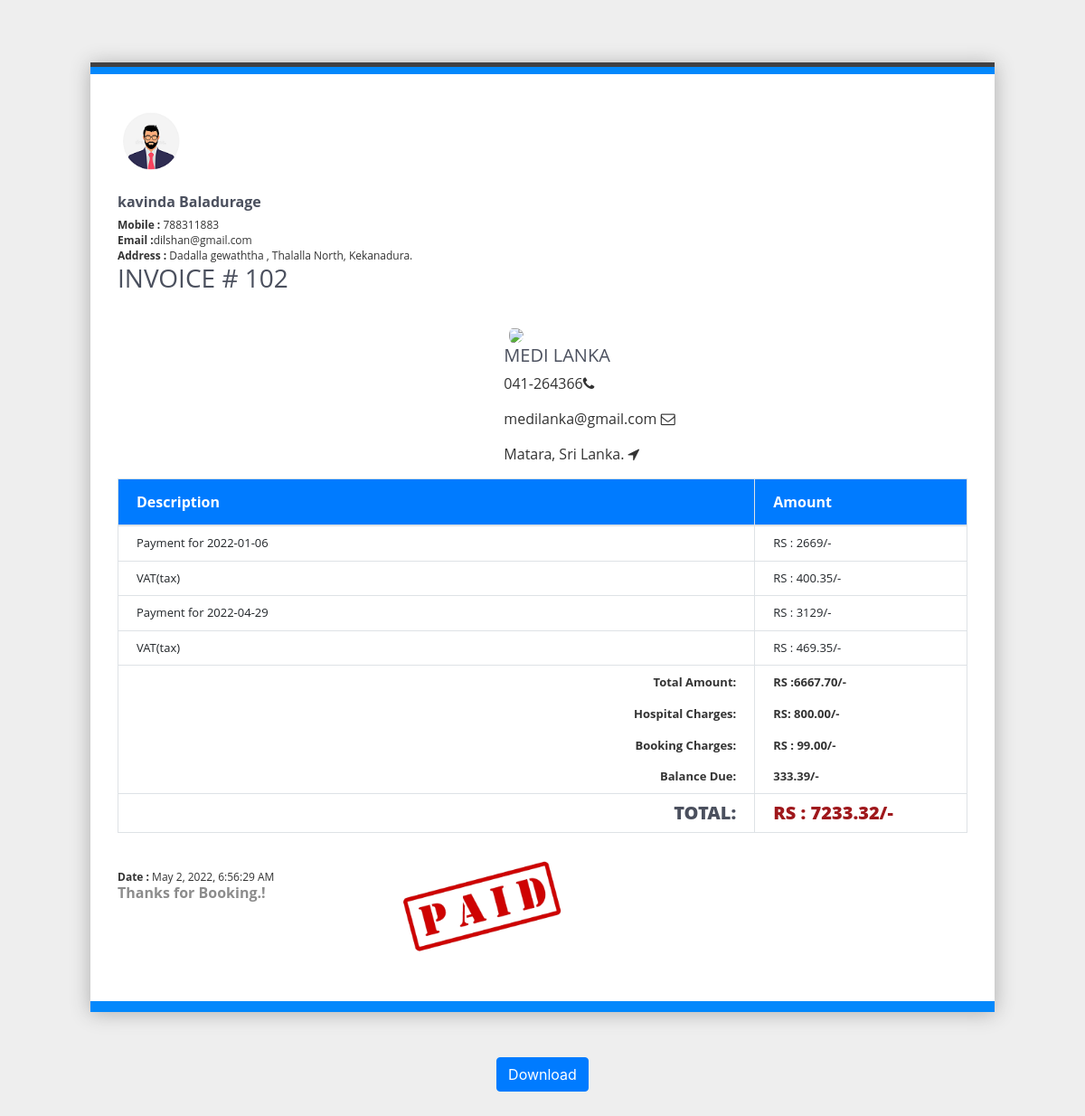
The app's page /patient/invoice.php (signed in) with its own data.
### tables this page shows
CREATE TABLE IF NOT EXISTS `patient` (
  `Id` int(11) NOT NULL AUTO_INCREMENT,
  `Uname` varchar(50) DEFAULT NULL,
  `Email` varchar(50) DEFAULT NULL,
  `Address` varchar(100) DEFAULT NULL,
  `Telephone` int(11) DEFAULT NULL,
  `Password` varchar(80) DEFAULT NULL,
  PRIMARY KEY (`Id`)
);

CREATE TABLE IF NOT EXISTS `payedpatients` (
  `id` int(11) DEFAULT NULL,
  `refNo` int(100) NOT NULL,
  `patientName` varchar(100) NOT NULL,
  `phone` int(10) NOT NULL,
  `nic` varchar(12) NOT NULL,
  `email` varchar(100) DEFAULT NULL,
  `amount` float DEFAULT NULL,
  `dateBooked` date DEFAULT NULL,
  `doctorName` varchar(50) DEFAULT NULL,
  `Uid` int(10) NOT NULL,
  PRIMARY KEY (`refNo`),
  UNIQUE KEY `refNo` (`refNo`),
  UNIQUE KEY `refNo_2` (`refNo`),
  UNIQUE KEY `refNo_3` (`refNo`)
);

### patient/invoice.php (the view, shortened to what this page needs)
<?php
include("db.php");
?>
<!DOCTYPE html>
<html>
<head>
	<link rel="stylesheet" href="css/bootstrap.min.css">
    <link rel="stylesheet" href="css/style2.css">
    <link rel="stylesheet" href="https://cdnjs.cloudflare.com/ajax/libs/font-awesome/4.7.0/css/font-awesome.min.css">
</head>
<body>
<section id="mysection">
<?php
            $sql="select * from patient WHERE id='".$_SESSION['uid']."' ";
            $result = mysqli_query($conn, $sql);
            $rows = mysqli_num_rows($result);
            if ($rows > 0) {
                while($row=mysqli_fetch_array($result)){
                    $name = $row['Uname'];
                    $address = $row['Address'];
                    $phone =$row['Telephone'];
                    $Email =$row['Email'];
                }
             }
 ?>
<div class="col-md-12">
 <div class="row">
        <div class="receipt-main col-xs-10 col-sm-10 col-md-10 col-xs-offset-1 col-sm-offset-1 col-md-offset-3" style="margin-left:auto;margin-right: auto;">
            <div class="row">
    			<div class="receipt-header">
					<div class="col-xs-6 col-sm-6 col-md-6">
						<div class="receipt-left">
							<img class="img-responsive" alt="iamgurdeeposahan" src="../img/avatar.png" style="width: 71px; border-radius: 43px;">
						</div>
					</div>
					<div class="receipt-header receipt-header-mid">
					<div class="col-xs-8 col-sm-8 col-md-12 text-left">
						<div class="receipt-right">
							<h5><?php echo $name; ?> </h5>
							<p><b>Mobile :</b> <?php echo $phone; ?></p>
							<p><b>Email :</b><?php echo $Email; ?></p>
							<p><b>Address :</b> <?php echo $address; ?></p>
						</div>
					</div>
					<div class="col-xs-4 col-sm-4 col-md-12">
						<div class="justify-content-end">
							<h3>INVOICE # 102</h3>
						</div>
					</div>
				</div>
				</div>
				<div class="col-xs-6 col-sm-6 col-md-8 d-flex justify-content-end">
						<div >
							<img src="img/Logo/logo1.png" style="width:80px">
							<h5>MEDI LANKA</h5>
							<p>041-264366<i class="fa fa-phone"></i></p>
							<p>medilanka@gmail.com <i class="fa fa-envelope-o"></i></p>
							<p>Matara, Sri Lanka. <i class="fa fa-location-arrow"></i></p>
						</div>
					</div>
            </div>
            <div>
                <table class="table table-bordered">
                    <thead class="bg-primary">
                        <tr>
                            <th>Description</th>
                            <th>Amount</th>
                        </tr>
                    </thead>
                    <tbody>
                    	<?php
                    		$sum=0.00;
                    		$hos=800;
                    		$book=99;
                    		$dis=0.05;
					        $uid=$_SESSION['uid'];
					        $sql="SELECT * FROM payedpatients WHERE Uid='$uid';";
					        $result = mysqli_query($conn,$sql);
					        $rows = mysqli_num_rows($result);
					        if($rows>0){
					        while ($row = mysqli_fetch_array($result)){
					        $doctorCharges =$row['amount'];
					        $date=$row['dateBooked']; ?>
                        <tr>
                            <td class="col-md-9">Payment for <?php echo $date; ?></td>
                            <td class="col-md-3">RS : <?php $sum=+$sum+$doctorCharges; echo  $doctorCharges; ?>/-</td>
                        </tr>
                        <tr>
                            <td class="col-md-9">VAT(tax)</td>
                            <td class="col-md-3">RS : <?php $sum=$sum+$doctorCharges*(15/100); echo $doctorCharges*(15/100); ?>/-</td>
                        </tr>
                        <?php
                        		}
                        	}
                        ?>
                        <tr>
                            <td class="text-right">
                            <p>
                                <strong>Total Amount: </strong>
                            </p>
                            <p>
                                <strong>Hospital Charges: </strong>
                            </p>
							<p>
                                <strong>Booking Charges: </strong>
                            </p>
							<p>
                                <strong>Balance Due: </strong>
                            </p>
							</td>
                            <td>
                            <p>
                                <strong>RS :<?php echo number_format((float)$sum, 2, '.', ''); ?>/-</strong>
                            </p>
                            <p>
                                <strong>RS: 800.00/-</strong>
                            </p>
							<p>
                                <strong>RS : 99.00/-</strong>
                            </p>
							<p>
                                <strong><?php $sub=$sum*$dis; echo number_format((float)$sub, 2, '.', ''); ?>/-</strong>
                            </p>
							</td>
                        </tr>
                        <tr>
                            <td class="text-right"><h2><strong>Total: </strong></h2></td>
                            <td class="text-left text-danger"><h2><strong>RS : <?php $tot=($sum+$hos+$book)-$sub; echo number_format((float)$tot, 2, '.', ''); ?>/-</strong></h2></td>
                        </tr>
                    </tbody>
                </table>
            </div>
			<div class="row">
				<div class="receipt-header receipt-header-mid receipt-footer">
					<div class="col-xs-8 col-sm-8 col-md-12 text-left">
						<div class="receipt-right">
							<p><b>Date :</b> <?php echo date('F j, Y, g:i:s A'); ?></p>
							<h5 style="color: rgb(140, 140, 140);">Thanks for Booking.!</h5>
						</div>
					</div>
				</div>
				<div class="col-xs-4 col-sm-4 col-md-6 d-flex justify-content-end">
						<div>
							<img class="col-md-8 ml-5" src="img/banner/paid.png">
						</div>
					</div>
            </div>
        </div>
	</div>
</div>
</section>
	<center><button class="btn btn-primary mb-5 " onclick="window.print()">Download</button></center>
</body>
</html>

### patient/css/style2.css (style rules this page uses)
h1, h2, h3, h4, h5, h6 { color: #4b505e; }

### patient/invoice.php (style rules this page uses)
body { background:#eee; margin-top:20px; }
.text-danger strong { color: #9f181c; }
.receipt-main { background: #ffffff none repeat scroll 0 0; border-bottom: 12px solid #0388fc; border-top: 12px solid #0388fc; margin-top: 50px; margin-bottom: 50px; padding: 40px 30px !important; position: relative; box-shadow: 0 1px 21px #acacac; color: #333333; font-family: open sans; }
.receipt-main p { color: #333333; font-family: open sans; line-height: 1.42857; }
.receipt-main::after { background: #414143 none repeat scroll 0 0; content: ""; height: 5px; left: 0; position: absolute; right: 0; top: -13px; }
.receipt-main thead { background: #414143 none repeat scroll 0 0; }
.receipt-main thead th { color:#fff; }
.receipt-right h5 { font-size: 16px; font-weight: bold; margin: 0 0 7px 0; }
.receipt-right p { font-size: 12px; margin: 0px; }
.receipt-main td { padding: 9px 20px !important; }
.receipt-main th { padding: 13px 20px !important; }
.receipt-main td { font-size: 13px; font-weight: initial !important; }
.receipt-main td p:last-child { margin: 0; padding: 0; }
.receipt-main td h2 { font-size: 20px; font-weight: 900; margin: 0; text-transform: uppercase; }
.receipt-header-mid { margin: 24px 0; overflow: hidden; }

### records on screen
patient: Uname "kavinda Baladurage", Telephone "788311883", Email "dilshan@gmail.com", Address "Dadalla gewaththa , Thalalla North, Kekanadura."
payedpatients: dateBooked "2022-01-06", amount "2669", $doctorCharges*(15/100) "400.35"
payedpatients: dateBooked "2022-04-29", amount "3129", $doctorCharges*(15/100) "469.35"

### other values on screen
$sum "6667.70"
$sub "333.39"
$tot "7233.32"
